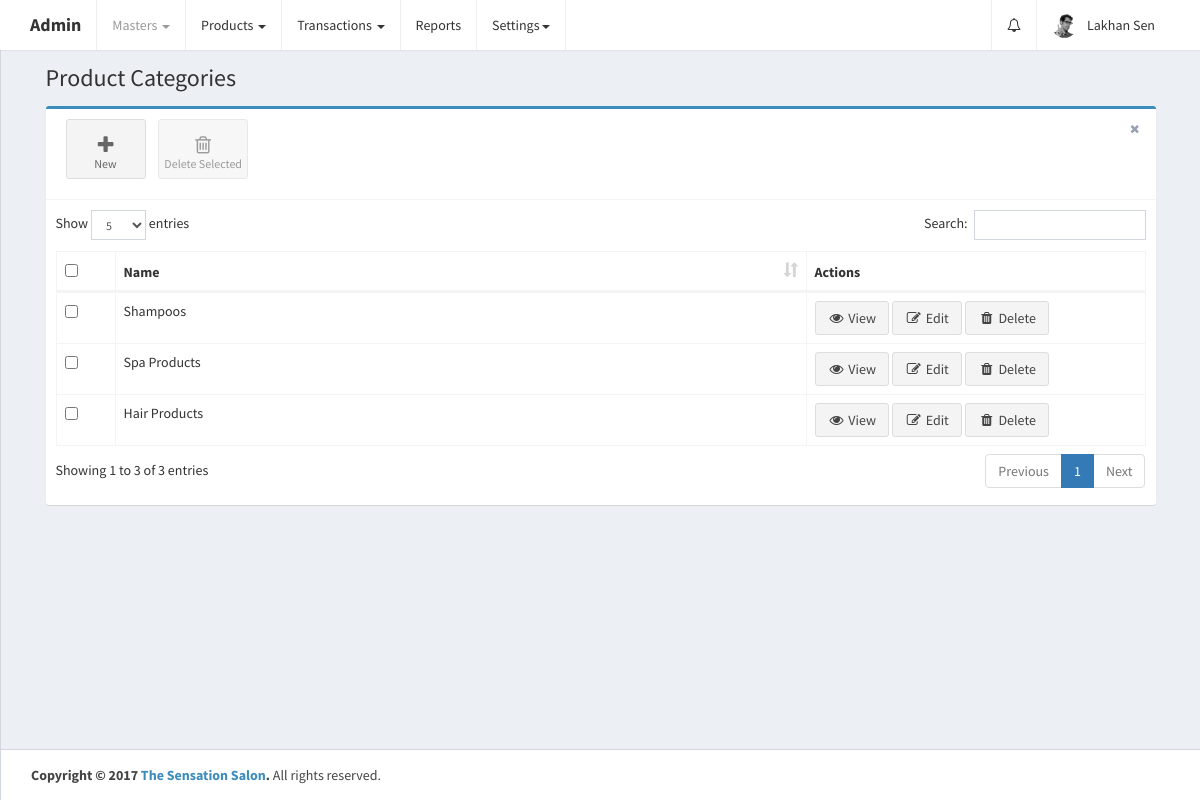
/home.php?controller=productcategory&action=getcategories (signed in), run on an earlier commit of the app's database.
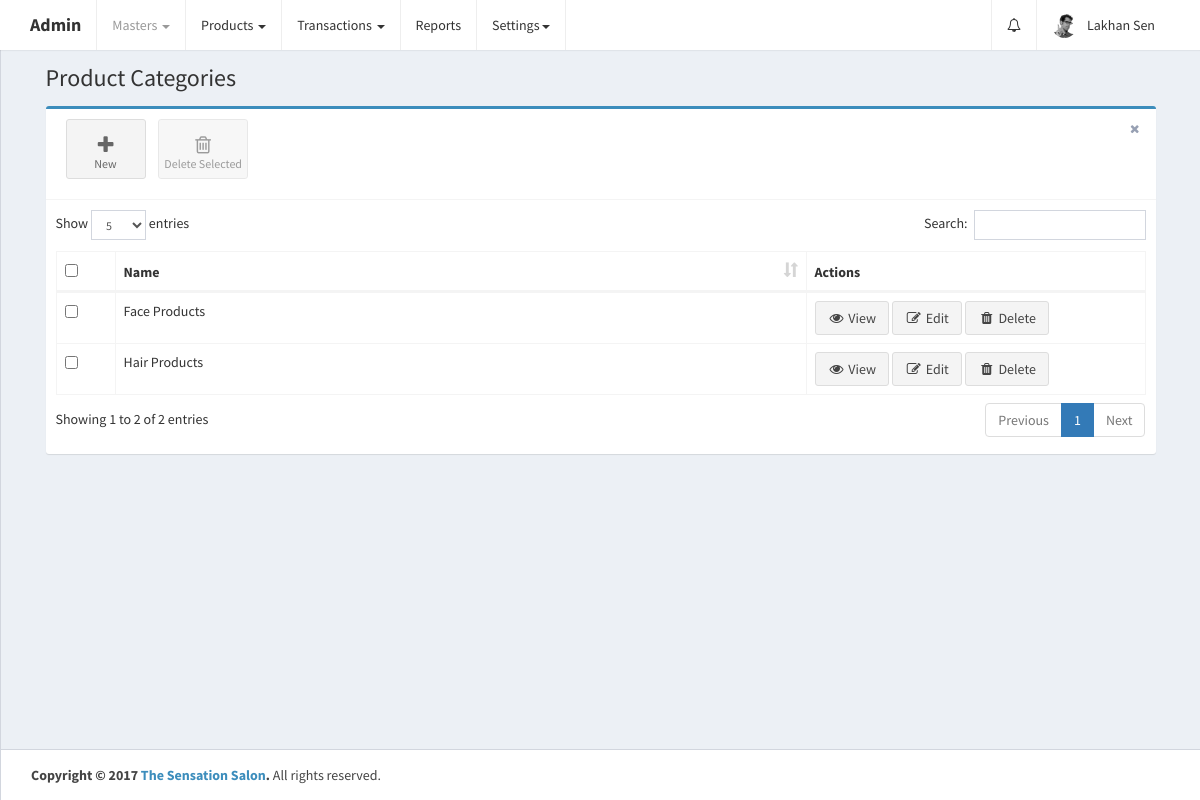
And on a later commit of the database.
### tables this page shows
CREATE TABLE `product_categories` (
  `id` int(11) UNSIGNED NOT NULL,
  `parent_id` int(11) NOT NULL,
  `name` varchar(255) NOT NULL,
  `is_deleted` tinyint(1) NOT NULL DEFAULT '0',
  `created_at` datetime NOT NULL DEFAULT CURRENT_TIMESTAMP,
  `updated_at` datetime NOT NULL DEFAULT CURRENT_TIMESTAMP ON UPDATE CURRENT_TIMESTAMP
);

### controllers/ProductcategoryController.php (called while the page is built, shortened)
<?php
class ProductcategoryController {
    public $productcategoryobj;
    public function __construct() {
        require_once 'models/ProductCategory.php';
        $this->productcategoryobj = new ProductCategory();
    }
    public function getcategories() {
        $product_categories_res = $this->productcategoryobj->getcategories();
        if ($product_categories_res->num_rows > 0) {
            while ($product_category = $product_categories_res->fetch_assoc()) {
                $product_category['name'] = ucwords($product_category['name']);
                $product_categories[] = $product_category;
            }
        }
        require_once APP_DIR . '/views/layout.php';
    }
}
?>

### home.php (called while the page is built, shortened)
<?php
require_once 'config/database.php';
require_once 'config/routes.php';
?>

### config/Database.php (called while the page is built)
<?php
class Database {
    public function connect() {
        $conn = new mysqli('localhost', 'root', '', 'thesensationbeautycentre');
        if ($conn->connect_error) {
            die("Connection failed: " . $conn->connect_error);
        } else {
            return $conn;
        }
    }
}
?>

### models/ProductCategory.php (called while the page is built, shortened)
<?php
class ProductCategory {
    public $conn;
    public function __construct() {
        $db = new Database();
        $this->conn = $db->connect();
    }
    public function getcategories() {
        $product_categories_res = $this->conn->query('SELECT * FROM product_categories WHERE is_deleted!="1" ORDER BY id DESC');
        return $product_categories_res;
    }
}
?>

### views/product_categories.php (the view, shortened to what this page needs)
<link rel="stylesheet" href="public/plugins/datatables/dataTables.bootstrap.css">
<div class="row">
    <div class="col-xs-12">
        <div class="box box-primary">
            <div class="box-header with-border">
                <a class="btn btn-app" href="#add_edit_modal" data-toggle="modal">
                    <i class="fa fa-plus"></i> New
                </a>
                <button class="btn btn-app" id="delete_selected">
                    <i class="fa fa-trash-o"></i> Delete Selected
                </button>
                <div class="box-tools pull-right">
                    <button type="button" class="btn btn-box-tool" data-widget="remove"><i class="fa fa-times"></i></button>
                </div>
            </div>
            <div class="box-body">
                <div class="table-responsive">
                    <table id="product_categories_table" class="table table-bordered table-hover" role="grid" aria-describedby="product_categories_table_info">
                        <thead>
                            <tr>
                                <th data-orderable="false" width="20px">
                                    <input type="checkbox" class="select-all">
                                </th>
                                <th>Name</th>
                                <th data-orderable="false" width="300px">Actions</th>
                            </tr>
                        </thead>
                        <?php
                        if (isset($product_categories)) {
                            if (count($product_categories) > 0) {
                                ?>
                                <tbody>
                                    <?php
                                    foreach ($product_categories as $product_category) {
                                        ?>
                                        <tr id="tr_<?php echo $product_category['id']; ?>">
                                            <td><input type="checkbox" name="select_product_categories[]" data-id="<?php echo $product_category['id']; ?>"></td>
                                            <td><?php echo ucwords($product_category['name']); ?></td>
                                            <td>
                                                <a href="" class="view btn btn-default" data-id="<?php echo $product_category['id']; ?>"><i class="fa fa-fw fa-eye"></i> View</a>
                                                <a href="" class="edit btn btn-default" data-id="<?php echo $product_category['id']; ?>"><i class="fa fa-fw fa-pencil-square-o"></i> Edit</a>
                                                <a href="" class="delete btn btn-default" data-id="<?php echo $product_category['id']; ?>"><i class="fa fa-fw fa-trash"></i> Delete</a>
                                            </td>
                                        </tr>
                                        <?php
                                    }
                                    ?>
                                </tbody>
                                <?php
                            }
                        }
                        ?>
                    </table>
                </div>
            </div>
        </div>
    </div>
</div>

What changed in the data, as far as the page shows it:
no longer on this page (row edited): product_categories: name "Shampoos"
changed product_categories (number 1 of 2 on the later page): name "Spa Products" → "Face Products"
Also different on the page:
text written by a page script: "Show entries Search: Showing 1 to 3 of 3 entries Previous 1 Next" → "Show entries Search: Showing 1 to 2 of 2 entries Previous 1 Next"
